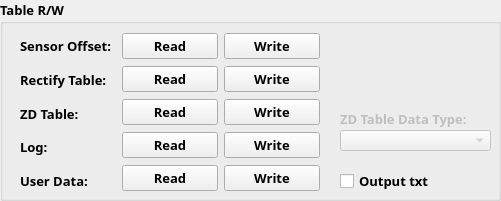
  <widget class="QGroupBox" name="groupBox_6">
   <property name="geometry">
    <rect>
     <x>540</x>
     <y>460</y>
     <width>501</width>
     <height>201</height>
    </rect>
   </property>
   <property name="font">
    <font>
     <family>Courier 10 Pitch</family>
     <pointsize>10</pointsize>
     <weight>75</weight>
     <bold>true</bold>
    </font>
   </property>
   <property name="title">
    <string>Table R/W</string>
   </property>
   <widget class="QCheckBox" name="outputTxtChk">
    <property name="geometry">
     <rect>
      <x>340</x>
      <y>170</y>
      <width>121</width>
      <height>22</height>
     </rect>
    </property>
    <property name="text">
     <string>Output txt</string>
    </property>
   </widget>
   <widget class="QWidget" name="layoutWidget">
    <property name="geometry">
     <rect>
      <x>20</x>
      <y>32</y>
      <width>300</width>
      <height>163</height>
     </rect>
    </property>
    <layout class="QHBoxLayout" name="horizontalLayout_4">
     <item>
      <layout class="QVBoxLayout" name="verticalLayout">
       <item>
        <widget class="QLabel" name="label_16">
         <property name="text">
          <string>Sensor Offset:</string>
         </property>
        </widget>
       </item>
       <item>
        <widget class="QLabel" name="label_17">
         <property name="text">
          <string>Rectify Table:</string>
         </property>
        </widget>
       </item>
       <item>
        <widget class="QLabel" name="label_15">
         <property name="font">
          <font>
           <weight>75</weight>
           <bold>true</bold>
          </font>
         </property>
         <property name="text">
          <string>ZD Table:</string>
         </property>
        </widget>
       </item>
       <item>
        <widget class="QLabel" name="label_18">
         <property name="text">
          <string>Log:</string>
         </property>
        </widget>
       </item>
       <item>
        <widget class="QLabel" name="label_19">
         <property name="text">
          <string>User Data:</string>
         </property>
        </widget>
       </item>
      </layout>
     </item>
     <item>
      <layout class="QVBoxLayout" name="verticalLayout_2">
       <item>
        <widget class="QPushButton" name="readSensorOffBtn">
         <property name="text">
          <string>Read</string>
         </property>
        </widget>
       </item>
       <item>
        <widget class="QPushButton" name="readRecTableBtn">
         <property name="text">
          <string>Read</string>
         </property>
        </widget>
       </item>
       <item>
        <widget class="QPushButton" name="readZDTableBtn">
         <property name="text">
          <string>Read</string>
         </property>
        </widget>
       </item>
       <item>
        <widget class="QPushButton" name="readCalibrationLogBtn">
         <property name="text">
          <string>Read</string>
         </property>
        </widget>
       </item>
       <item>
        <widget class="QPushButton" name="readUserDataBtn">
         <property name="text">
          <string>Read</string>
         </property>
        </widget>
       </item>
      </layout>
     </item>
     <item>
      <layout class="QVBoxLayout" name="verticalLayout_3">
       <item>
        <widget class="QPushButton" name="writeSensorOffBtn">
         <property name="text">
          <string>Write</string>
         </property>
        </widget>
       </item>
       <item>
        <widget class="QPushButton" name="writeRecTableBtn">
         <property name="text">
          <string>Write</string>
         </property>
        </widget>
       </item>
       <item>
        <widget class="QPushButton" name="writeZDTableBtn">
         <property name="text">
          <string>Write</string>
         </property>
        </widget>
       </item>
       <item>
        <widget class="QPushButton" name="writeCalibrationLogBtn">
         <property name="text">
          <string>Write</string>
         </property>
        </widget>
       </item>
       <item>
        <widget class="QPushButton" name="writeUserDataBtn">
         <property name="text">
          <string>Write</string>
         </property>
        </widget>
       </item>
      </layout>
     </item>
    </layout>
   </widget>
   <widget class="QLabel" name="label_20">
    <property name="enabled">
     <bool>false</bool>
    </property>
    <property name="geometry">
     <rect>
      <x>340</x>
      <y>110</y>
      <width>151</width>
      <height>17</height>
     </rect>
    </property>
    <property name="text">
     <string>ZD Table Data Type:</string>
    </property>
   </widget>
   <widget class="QComboBox" name="ZDDataTypeCombo">
    <property name="enabled">
     <bool>false</bool>
    </property>
    <property name="geometry">
     <rect>
      <x>340</x>
      <y>130</y>
      <width>151</width>
      <height>21</height>
     </rect>
    </property>
    <property name="sizePolicy">
     <sizepolicy hsizetype="MinimumExpanding" vsizetype="Fixed">
      <horstretch>0</horstretch>
      <verstretch>0</verstretch>
     </sizepolicy>
    </property>
   </widget>
  </widget>
